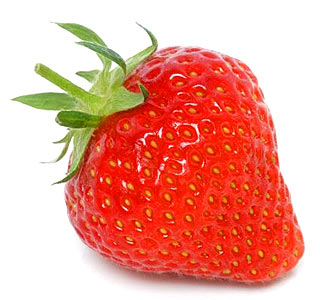
#> input picture yo.jpg, 320 x 300 px
$ python strawberrySeg.py   (older library calls are emulated)
#> lines starting #> are read from the running program, lines starting #| are printed output that depends on the picture; after the words box and inside, x2 and y2 are one past the last pixel; in counts of white or black regions, pixels touching at a corner belong together
#> further down, image is the input picture: shape (300, 320, 3); mean B, G, R 147.3, 162.3, 235.9
from __future__ import division

from math import cos, sin

import numpy as np
from matplotlib import pyplot as plt

import cv2

green = (0,255,0)
def show(image):
    plt.figure(figsize=(10,10))
    plt.imshow(image, interpolation='nearest')

def overlay_mask(mask, image):
    rgb_mask = cv2.cvtColor(mask, cv2.COLOR_GRAY2RGB)
    # combine mask and image
    img = cv2.addWeighted(rgb_mask, 0.5, image, 0.5, 0)
    return img

def find_biggest_contour(image):
    image = image.copy()
    img, contours, hierarchy = cv2.findContours(image, cv2.RETR_LIST, cv2.CHAIN_APPROX_SIMPLE)
    print(contours)
    contour_sizes = [(cv2.contourArea(contour), contour) for contour in contours]
    biggest_contour = max(contour_sizes, key = lambda x: x[0])[1]

    # return biggest contour
    mask = np.zeros(image.shape, np.uint8)
    cv2.drawContours(mask, [biggest_contour], -1,255, -1)

    return biggest_contour, mask
def circle_contour(image, contour):
    #bounding ellipse
    image_with_ellipse = image.copy()
    ellipse = cv2.fitEllipse(contour)

    #add it
    cv2.ellipse(image_with_ellipse, ellipse, green, 2,3)
    return image_with_ellipse
def find_strawberry(image):
    image = cv2.cvtColor(image, cv2.COLOR_BGR2RGB)

    max_dimension = max(image.shape)
#> max_dimension = 320
    scale = 700/max_dimension
#> scale = 2.19
    image = cv2.resize(image, None, fx=scale, fy=scale)
#> image: shape (656, 700, 3)

    # clean the image blur to ignore minute specs like the pits
    image_blur = cv2.GaussianBlur(image, (7,7), 0)
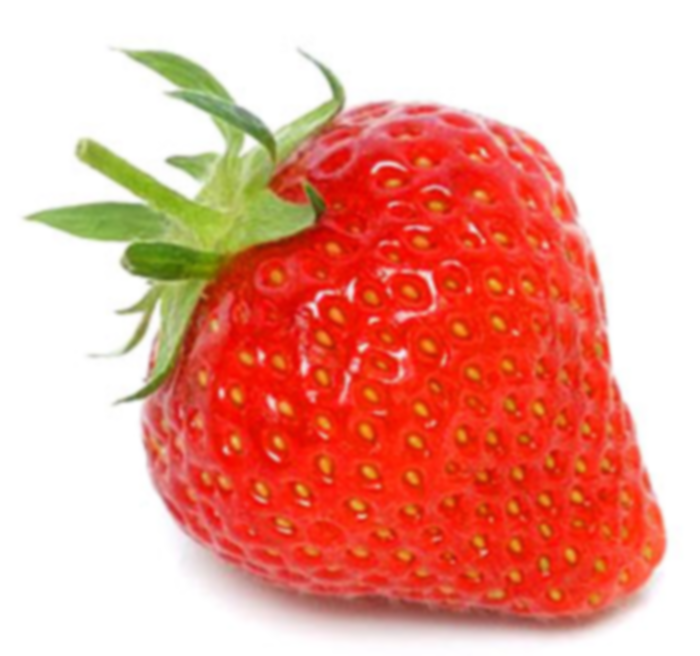
#> image_blur: shape (656, 700, 3); mean R, G, B 235.8, 162.2, 147.2
    # separates the brightness intensity from the color information
    image_blur_hsv = cv2.cvtColor(image_blur, cv2.COLOR_RGB2HSV)
#> image_blur_hsv: shape (656, 700, 3); mean H, S, V 15.4, 102.4, 237.5

    #define filters
    #filter by color
    # range of colors to filter by
    min_red = np.array([0,100,80])
    max_red = np.array([10,256,256])

    mask1 = cv2.inRange(image_blur_hsv, min_red, max_red)
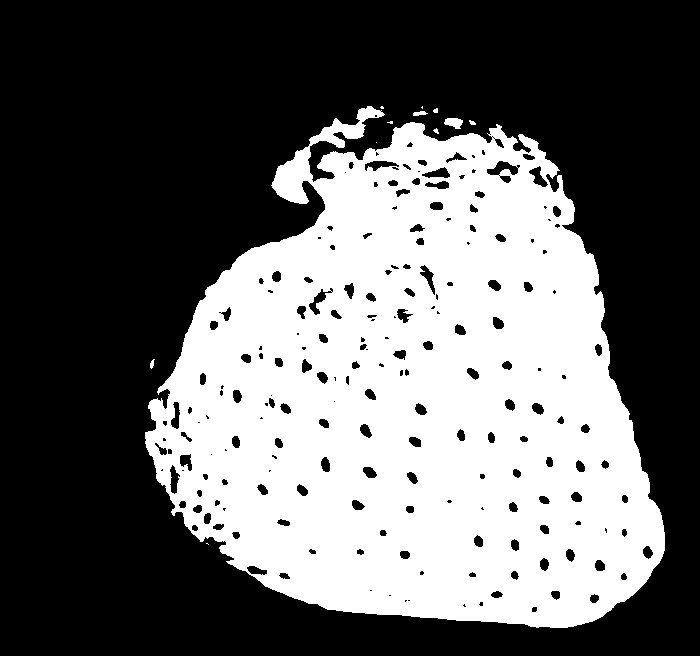
#> mask1: shape (656, 700); 39.2% white; 12 white regions (5 under 20 px), largest, box (x1, y1, x2, y2) and area: (145, 106, 665, 628) 179524, (444, 118, 463, 129) 147, (413, 111, 428, 116) 51

    # brightness filter
    # range of brightness to filter by
    min_red2 = np.array([170,100,80])
    max_red2 = np.array([180,256,256])

    mask2 = cv2.inRange(image_blur_hsv, min_red2, max_red2)
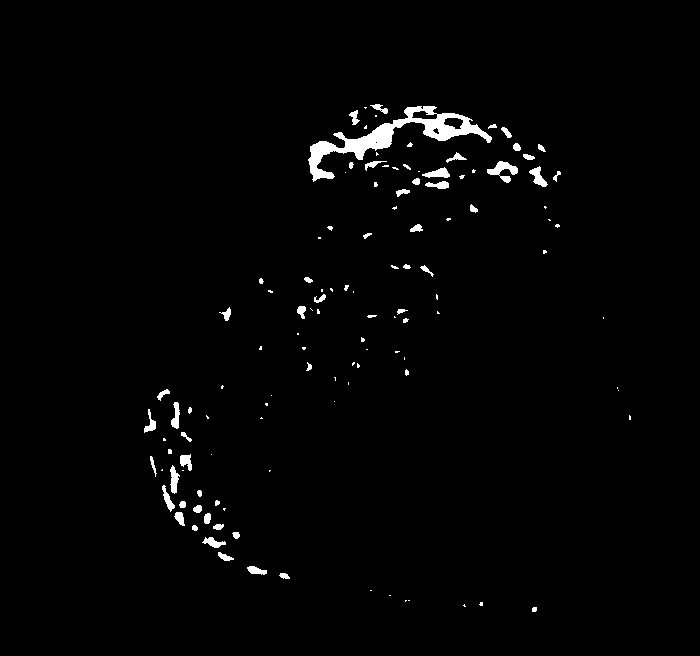
#> mask2: shape (656, 700); 1.6% white; 122 white regions (64 under 20 px), largest, box (x1, y1, x2, y2) and area: (308, 106, 492, 182) 3042, (487, 161, 518, 183) 299, (529, 166, 548, 187) 180

    # combine the masks
    mask = mask1 + mask2
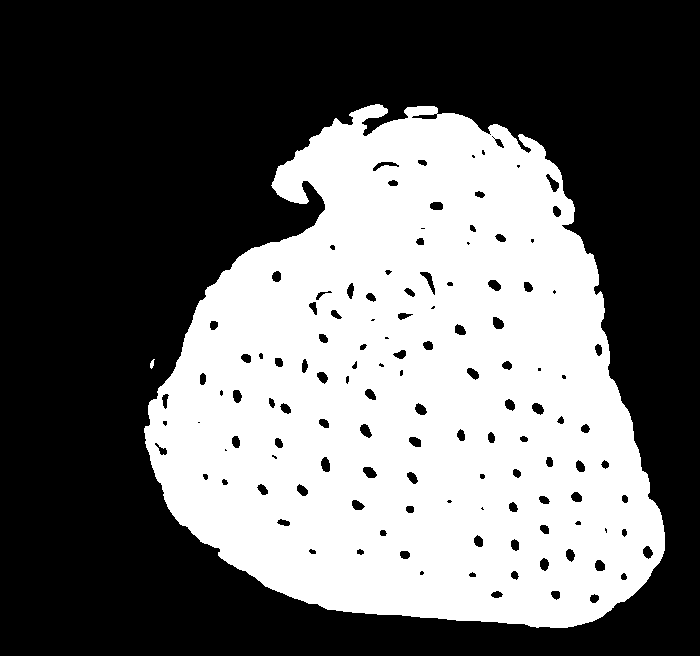
#> mask: shape (656, 700); 40.8% white; 2 white regions, box (x1, y1, x2, y2) and area: (144, 104, 665, 628) 187185, (150, 359, 155, 369) 29

    # segmentation
    kernel = cv2.getStructuringElement(cv2.MORPH_ELLIPSE, (15,15))
    mask_closed = cv2.morphologyEx(mask, cv2.MORPH_CLOSE, kernel)
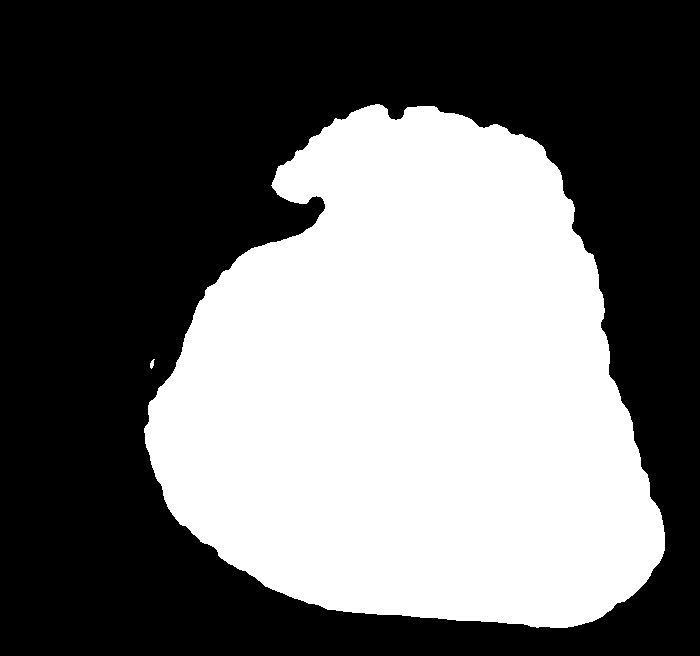
#> mask_closed: shape (656, 700); 42.4% white; 2 white regions, box (x1, y1, x2, y2) and area: (144, 104, 665, 628) 194750, (150, 359, 155, 369) 29
    mask_clean = cv2.morphologyEx(mask_closed, cv2.MORPH_OPEN, kernel)
#> mask_clean: shape (656, 700); 42.4% white; 1 white region

    # find biggest strawberry
    big_strawberry_contour, mask_strawberries = find_biggest_contour(mask_clean)
#> in find_biggest_contour, `img, contours, hierarchy = cv2.findContours(image, cv2.RETR_LIST, cv2...`: contours = 1 contour; box (x1, y1, x2, y2) and area: (144, 104, 665, 628) 193842
#> (printed output is left out)
#> in find_biggest_contour, `contour_sizes = [(cv2.contourArea(contour), contour) for contour in co..`: contour_sizes = 1 item
#> in find_biggest_contour, `biggest_contour = max(contour_sizes, key = lambda x: x[0])[1]`: biggest_contour = contour of 759 points, box (x1, y1, x2, y2) (144, 104, 665, 628), area 193842
#> big_strawberry_contour has the same summary as biggest_contour in find_biggest_contour

    # overlay
    overlay = overlay_mask(mask_clean, image)
#> in overlay_mask, `rgb_mask = cv2.cvtColor(mask, cv2.COLOR_GRAY2RGB)`: rgb_mask: shape (656, 700, 3); 42.4% white; 1 white region, box (x1, y1, x2, y2) and area: (144, 104, 665, 628) 194662
#> in overlay_mask, `img = cv2.addWeighted(rgb_mask, 0.5, image, 0.5, 0)`:
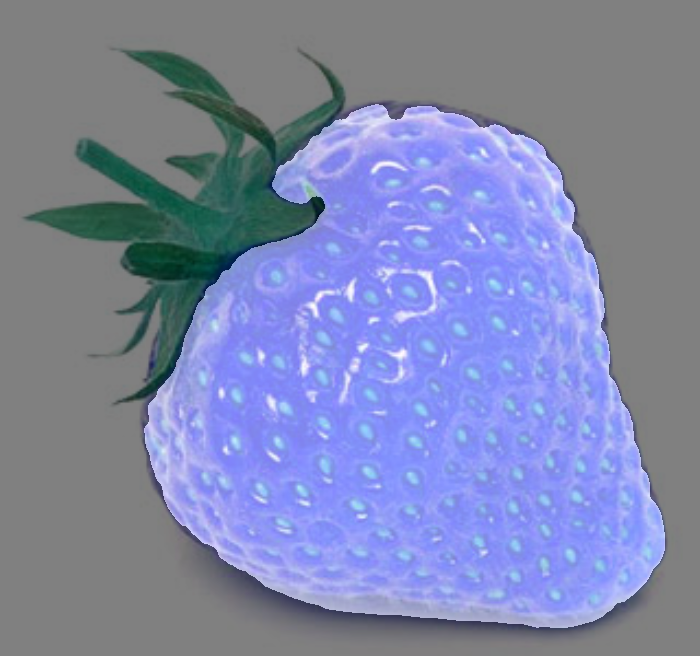
#> img: shape (656, 700, 3); mean B, G, R 172.2, 135.4, 127.9

    # ellipse the biggest strawberry
    circled = circle_contour(overlay, big_strawberry_contour)
#> in circle_contour, `ellipse = cv2.fitEllipse(contour)`: ellipse = ((415.2, 400.4), (484.1, 546.6), 172.5)
#> in circle_contour, `cv2.ellipse(image_with_ellipse, ellipse, green, 2,3)`:
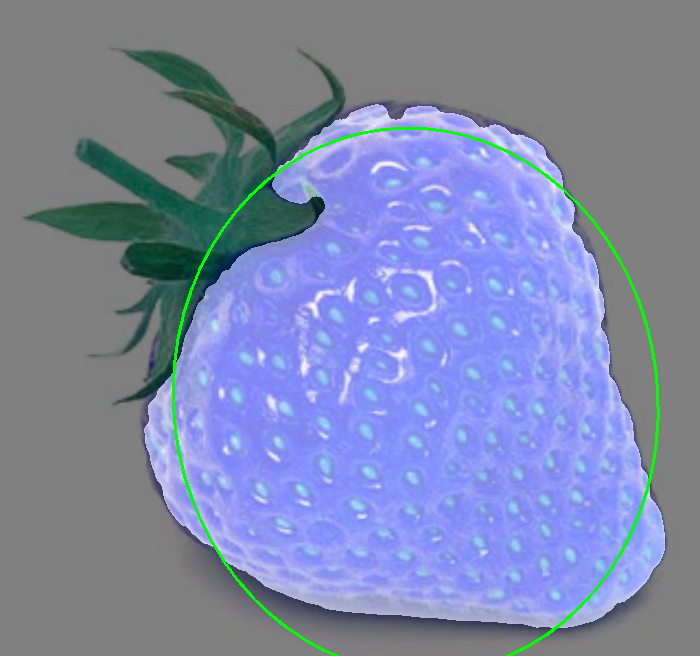
#> image_with_ellipse: shape (656, 700, 3); 0.93% of pixels changed, all inside (x1, y1, x2, y2) = (172, 127, 660, 656)
    show(circled)

    # convert back to original color scheme
    bgr = cv2.cvtColor(circled, cv2.COLOR_RGB2BGR)
    return bgr

image = cv2.imread('yo.jpg')
result = find_strawberry(image)
cv2.imwrite('yo2.jpg', result)
